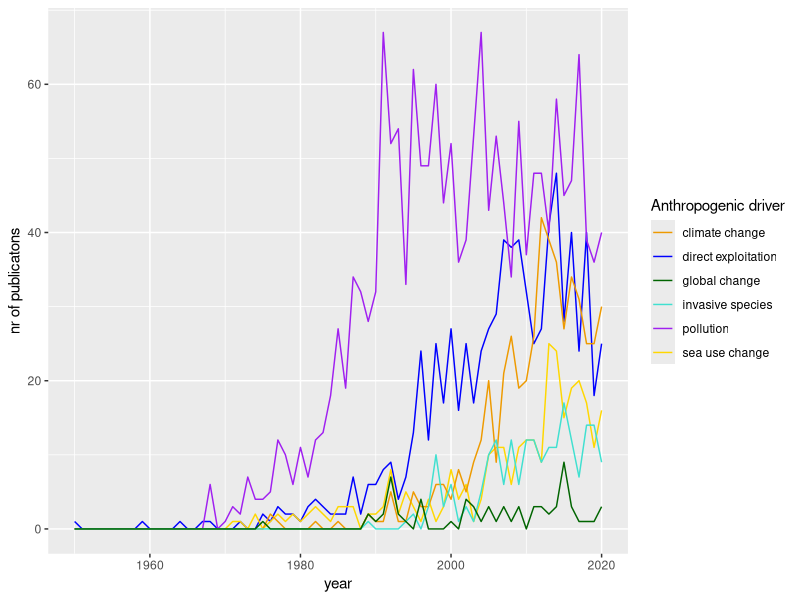
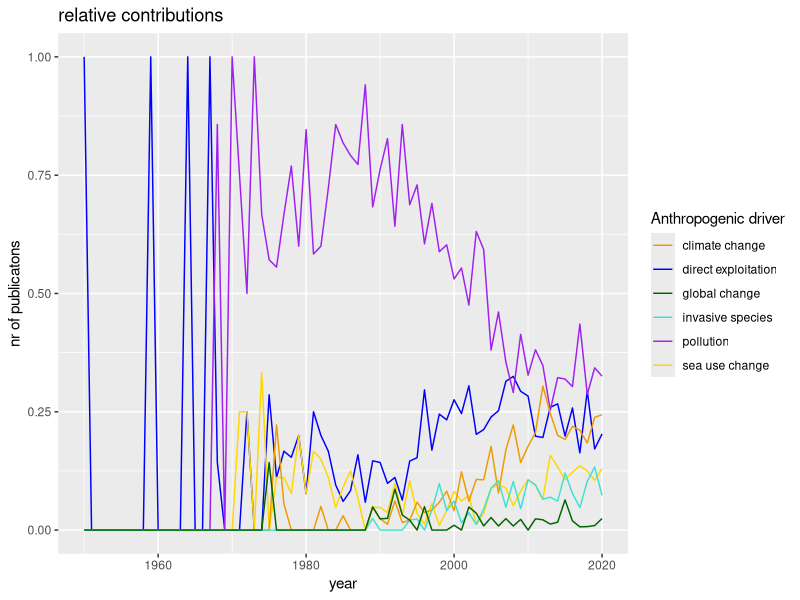

The R source for these figures, in order:
# Analysis for North Sea review ----

# 1. packages and data ----
library(tidyverse)
answers_meta_final <- read_csv("Data/answers_meta_final.csv")

# 2. plotting settings ----
my_colours <- c("climate change" = "orange2", "direct exploitation" = "blue", 
                "invasive species" = "turquoise", "pollution" = "purple", "sea use change" = "gold", 
                "global change" = "darkgreen"
                )

# 3. prepare data table ----

answers_meta_final <- answers_meta_final%>%
  rename("nr" = ...1)%>%
  dplyr::filter(Include == TRUE) # 4739 - 3360 = 1379
# 1379 have been excluded from the analysis

# test how to best split up labels
paper1 <- answers_meta_final%>%
  dplyr::filter(nr == 3 | nr == 4 | nr == 8)%>%
  mutate(methodology = str_split_fixed(Main_methodology, pattern = "\\|\\|\\|", n = Inf), 
         impacts = str_split_fixed(`Analyzed impact(s)`, pattern = "\\|\\|\\|", n = Inf))

# other way: 
paper1 <- answers_meta_final%>%
  dplyr::filter(nr == 3 | nr == 4 | nr == 8)%>%
  #separate_longer_delim(c(`Analyzed impact(s)`, Main_methodology), delim = "\\|\\|\\|")
  separate_rows(`Analyzed impact(s)`, Main_methodology, `Precision_of_the driver(s)`, sep = "\\|\\|\\|")
# second way is the preferred one
# I also tried separate_longer_delim, but it did not work, the strings were not separated


# test how to treat other labels
paper1 <- answers_meta_final%>%
  dplyr::filter(!is.na(`Analyzed impact(s) if ""other""`) | !is.na(`Precision of the driver(s) if ""other""`) | !is.na(`Nature of the population if ""other""`))
# 379 have something written in one of the other labels. Some of them should be added to the initial labels e.g. noise and climate change scenario, but some of them are useless or unnecessary. 
# Do it manually?


# 4. Main drivers over time ----
dat <- answers_meta_final%>%
  separate_rows(`Anthropogenic driver(s)`, sep = "\\|\\|\\|")%>%
  select(nr, year, `Anthropogenic driver(s)`)%>%
  filter(year != 2021)%>%
  group_by(year, `Anthropogenic driver(s)`)%>%
  count() %>%
  ungroup()%>%
  add_row(year = 1951, `Anthropogenic driver(s)` = "Direct_exploitation", n = 0, .before = 2)%>%
  add_row(year = 1952, `Anthropogenic driver(s)` = "Direct_exploitation", n = 0, .before = 3)%>%
  add_row(year = 1953, `Anthropogenic driver(s)` = "Direct_exploitation", n = 0, .before = 4)%>%
  add_row(year = 1954, `Anthropogenic driver(s)` = "Direct_exploitation", n = 0, .before = 5)%>%
  add_row(year = 1955, `Anthropogenic driver(s)` = "Direct_exploitation", n = 0, .before = 6)%>%
  add_row(year = 1956, `Anthropogenic driver(s)` = "Direct_exploitation", n = 0, .before = 7)%>%
  add_row(year = 1957, `Anthropogenic driver(s)` = "Direct_exploitation", n = 0, .before = 8)%>%
  add_row(year = 1958, `Anthropogenic driver(s)` = "Direct_exploitation", n = 0, .before = 9)%>%
  add_row(year = 1960, `Anthropogenic driver(s)` = "Direct_exploitation", n = 0, .before = 11)%>%
  add_row(year = 1961, `Anthropogenic driver(s)` = "Direct_exploitation", n = 0, .before = 12)%>%
  add_row(year = 1962, `Anthropogenic driver(s)` = "Direct_exploitation", n = 0, .before = 13)%>%
  add_row(year = 1963, `Anthropogenic driver(s)` = "Direct_exploitation", n = 0, .before = 14)%>%
  add_row(year = 1965, `Anthropogenic driver(s)` = "Direct_exploitation", n = 0, .before = 16)%>%
  add_row(year = 1966, `Anthropogenic driver(s)` = "Direct_exploitation", n = 0, .before = 17)%>%
  add_row(year = 1969, `Anthropogenic driver(s)` = "Direct_exploitation", n = 0, .before = 20)%>%
  pivot_wider(names_from = `Anthropogenic driver(s)`, values_from = n, values_fill = 0)
dat

# absolute numbers
ggplot(dat, aes(x = year))+
  geom_line(aes(y = Direct_exploitation, colour = "direct exploitation"))+
  geom_line(aes(y = Sea_use_change, colour = "sea use change"))+
  geom_line(aes(y = Pollution, colour = "pollution"))+
  geom_line(aes(y = Climate_change, colour = "climate change"))+
  geom_line(aes(y = Biological_invasion, colour = "invasive species"))+
  geom_line(aes(y = Global_change, colour = "global change"))+
  scale_color_manual(name = "Anthropogenic driver", values = c(my_colours))+
  labs(y = "nr of publicatons")

# relative contributions
dat_relative <- dat%>%
  group_by(year)%>%
  mutate("sum_of_papers" = sum(c(Direct_exploitation, Pollution, Sea_use_change, Global_change, Climate_change, Biological_invasion)))%>%
  mutate("de_relative" = Direct_exploitation/sum_of_papers, 
         "p_relative" = Pollution/sum_of_papers,
         "suc_relative" = Sea_use_change/sum_of_papers,
         "cc_relative" = Climate_change/sum_of_papers,
         "bi_relative" = Biological_invasion/sum_of_papers,
         "gc_relative" =Global_change/sum_of_papers)


dat_relative[is.na(dat_relative)] <- 0

ggplot(dat_relative, aes(x = year))+
  geom_line(aes(y = de_relative, colour = "direct exploitation"))+
  geom_line(aes(y = suc_relative, colour = "sea use change"))+
  geom_line(aes(y = p_relative, colour = "pollution"))+
  geom_line(aes(y = cc_relative, colour = "climate change"))+
  geom_line(aes(y = bi_relative, colour = "invasive species"))+
  geom_line(aes(y = gc_relative, colour = "global change"))+
  scale_color_manual(name = "Anthropogenic driver", values = c(my_colours))+
  labs(y = "nr of publicatons", title = "relative contributions")

